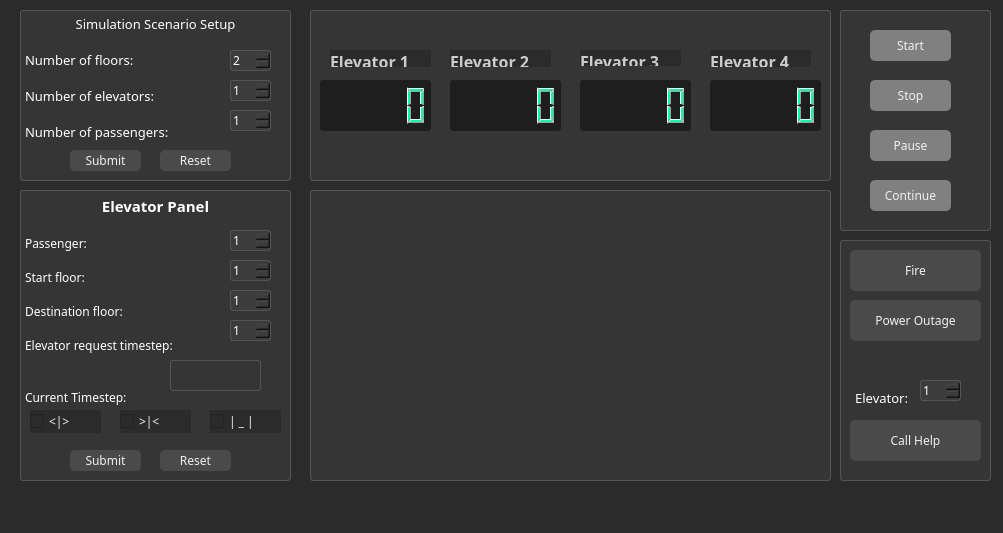
<?xml version="1.0" encoding="UTF-8"?>
<ui version="4.0">
 <class>MainWindow</class>
 <widget class="QMainWindow" name="MainWindow">
  <property name="geometry">
   <rect>
    <x>0</x>
    <y>0</y>
    <width>1003</width>
    <height>533</height>
   </rect>
  </property>
  <property name="windowTitle">
   <string>MainWindow</string>
  </property>
  <property name="styleSheet">
   <string notr="true">QWidget {
    background-color: #2b2b2b;
    color: #f0f0f0;
    font-family: Sans;
}

QPushButton {
    background-color: #4a4a4a;
    color: #f0f0f0;
    border-radius: 5px;
}

QPushButton:hover {
    background-color: #6a6a6a;
}

QPlainTextEdit, QTextBrowser {
    background-color: #353535;
    color: #ffffff;
    border: 1px solid #555555;
    border-radius: 3px;
}

QSpinBox {
    background-color: #3c3c3c;
    color: #ffffff;
    border: 1px solid #555555;
    border-radius: 3px;
}

QLCDNumber {
    background-color: #1e1e1e;
    color: #00ffaa;
    border-radius: 3px;
}

QLabel {
    color: #cccccc;
}
</string>
  </property>
  <widget class="QWidget" name="centralwidget">
   <widget class="QTextBrowser" name="SimSettings">
    <property name="geometry">
     <rect>
      <x>20</x>
      <y>10</y>
      <width>271</width>
      <height>171</height>
     </rect>
    </property>
    <property name="html">
     <string>&lt;!DOCTYPE HTML PUBLIC &quot;-//W3C//DTD HTML 4.0//EN&quot; &quot;http://www.w3.org/TR/REC-html40/strict.dtd&quot;&gt;
&lt;html&gt;&lt;head&gt;&lt;meta name=&quot;qrichtext&quot; content=&quot;1&quot; /&gt;&lt;style type=&quot;text/css&quot;&gt;
p, li { white-space: pre-wrap; }
&lt;/style&gt;&lt;/head&gt;&lt;body style=&quot; font-family:'Sans'; font-size:10pt; font-weight:400; font-style:normal;&quot;&gt;
&lt;p align=&quot;center&quot; style=&quot; margin-top:0px; margin-bottom:0px; margin-left:0px; margin-right:0px; -qt-block-indent:0; text-indent:0px;&quot;&gt;Simulation Scenario Setup&lt;/p&gt;
&lt;p style=&quot;-qt-paragraph-type:empty; margin-top:0px; margin-bottom:0px; margin-left:0px; margin-right:0px; -qt-block-indent:0; text-indent:0px; font-weight:600;&quot;&gt;&lt;br /&gt;&lt;/p&gt;
&lt;p style=&quot; margin-top:0px; margin-bottom:0px; margin-left:0px; margin-right:0px; -qt-block-indent:0; text-indent:0px;&quot;&gt;Number of floors:&lt;/p&gt;
&lt;p style=&quot;-qt-paragraph-type:empty; margin-top:0px; margin-bottom:0px; margin-left:0px; margin-right:0px; -qt-block-indent:0; text-indent:0px;&quot;&gt;&lt;br /&gt;&lt;/p&gt;
&lt;p style=&quot; margin-top:0px; margin-bottom:0px; margin-left:0px; margin-right:0px; -qt-block-indent:0; text-indent:0px;&quot;&gt;Number of elevators:&lt;/p&gt;
&lt;p style=&quot;-qt-paragraph-type:empty; margin-top:0px; margin-bottom:0px; margin-left:0px; margin-right:0px; -qt-block-indent:0; text-indent:0px;&quot;&gt;&lt;br /&gt;&lt;/p&gt;
&lt;p style=&quot; margin-top:0px; margin-bottom:0px; margin-left:0px; margin-right:0px; -qt-block-indent:0; text-indent:0px;&quot;&gt;Number of passengers:&lt;/p&gt;&lt;/body&gt;&lt;/html&gt;</string>
    </property>
   </widget>
   <widget class="QSpinBox" name="num_floors">
    <property name="geometry">
     <rect>
      <x>230</x>
      <y>50</y>
      <width>41</width>
      <height>21</height>
     </rect>
    </property>
    <property name="minimum">
     <number>2</number>
    </property>
    <property name="maximum">
     <number>7</number>
    </property>
   </widget>
   <widget class="QSpinBox" name="num_elev">
    <property name="geometry">
     <rect>
      <x>230</x>
      <y>80</y>
      <width>41</width>
      <height>21</height>
     </rect>
    </property>
    <property name="minimum">
     <number>1</number>
    </property>
    <property name="maximum">
     <number>4</number>
    </property>
   </widget>
   <widget class="QSpinBox" name="num_pass">
    <property name="geometry">
     <rect>
      <x>230</x>
      <y>110</y>
      <width>41</width>
      <height>21</height>
     </rect>
    </property>
    <property name="minimum">
     <number>1</number>
    </property>
    <property name="maximum">
     <number>10</number>
    </property>
   </widget>
   <widget class="QTextBrowser" name="PassSettings">
    <property name="geometry">
     <rect>
      <x>20</x>
      <y>190</y>
      <width>271</width>
      <height>291</height>
     </rect>
    </property>
    <property name="html">
     <string>&lt;!DOCTYPE HTML PUBLIC &quot;-//W3C//DTD HTML 4.0//EN&quot; &quot;http://www.w3.org/TR/REC-html40/strict.dtd&quot;&gt;
&lt;html&gt;&lt;head&gt;&lt;meta name=&quot;qrichtext&quot; content=&quot;1&quot; /&gt;&lt;style type=&quot;text/css&quot;&gt;
p, li { white-space: pre-wrap; }
&lt;/style&gt;&lt;/head&gt;&lt;body style=&quot; font-family:'Sans'; font-size:10pt; font-weight:400; font-style:normal;&quot;&gt;
&lt;p align=&quot;center&quot; style=&quot; margin-top:0px; margin-bottom:0px; margin-left:0px; margin-right:0px; -qt-block-indent:0; text-indent:0px;&quot;&gt;&lt;span style=&quot; font-size:11pt; font-weight:600;&quot;&gt;Elevator Panel&lt;/span&gt;&lt;/p&gt;
&lt;p align=&quot;center&quot; style=&quot;-qt-paragraph-type:empty; margin-top:0px; margin-bottom:0px; margin-left:0px; margin-right:0px; -qt-block-indent:0; text-indent:0px; font-weight:600;&quot;&gt;&lt;br /&gt;&lt;/p&gt;
&lt;p style=&quot; margin-top:0px; margin-bottom:0px; margin-left:0px; margin-right:0px; -qt-block-indent:0; text-indent:0px;&quot;&gt;&lt;span style=&quot; font-size:9pt;&quot;&gt;Passenger: &lt;/span&gt;&lt;/p&gt;
&lt;p style=&quot;-qt-paragraph-type:empty; margin-top:0px; margin-bottom:0px; margin-left:0px; margin-right:0px; -qt-block-indent:0; text-indent:0px; font-size:9pt;&quot;&gt;&lt;br /&gt;&lt;/p&gt;
&lt;p style=&quot; margin-top:0px; margin-bottom:0px; margin-left:0px; margin-right:0px; -qt-block-indent:0; text-indent:0px;&quot;&gt;&lt;span style=&quot; font-size:9pt;&quot;&gt;Start floor:&lt;/span&gt;&lt;/p&gt;
&lt;p style=&quot;-qt-paragraph-type:empty; margin-top:0px; margin-bottom:0px; margin-left:0px; margin-right:0px; -qt-block-indent:0; text-indent:0px; font-size:9pt;&quot;&gt;&lt;br /&gt;&lt;/p&gt;
&lt;p style=&quot; margin-top:0px; margin-bottom:0px; margin-left:0px; margin-right:0px; -qt-block-indent:0; text-indent:0px;&quot;&gt;&lt;span style=&quot; font-size:9pt;&quot;&gt;Destination floor:&lt;/span&gt;&lt;/p&gt;
&lt;p style=&quot;-qt-paragraph-type:empty; margin-top:0px; margin-bottom:0px; margin-left:0px; margin-right:0px; -qt-block-indent:0; text-indent:0px; font-size:9pt;&quot;&gt;&lt;br /&gt;&lt;/p&gt;
&lt;p style=&quot; margin-top:0px; margin-bottom:0px; margin-left:0px; margin-right:0px; -qt-block-indent:0; text-indent:0px;&quot;&gt;&lt;span style=&quot; font-size:9pt;&quot;&gt;Elevator request timestep:&lt;br /&gt;&lt;/span&gt;&lt;/p&gt;
&lt;p style=&quot; margin-top:0px; margin-bottom:0px; margin-left:0px; margin-right:0px; -qt-block-indent:0; text-indent:0px;&quot;&gt;&lt;span style=&quot; font-size:9pt;&quot;&gt;&lt;br /&gt;Current Timestep:&lt;/span&gt;&lt;/p&gt;&lt;/body&gt;&lt;/html&gt;</string>
    </property>
   </widget>
   <widget class="QSpinBox" name="pass_select">
    <property name="geometry">
     <rect>
      <x>230</x>
      <y>230</y>
      <width>41</width>
      <height>21</height>
     </rect>
    </property>
    <property name="minimum">
     <number>1</number>
    </property>
   </widget>
   <widget class="QPushButton" name="sim_submit">
    <property name="geometry">
     <rect>
      <x>70</x>
      <y>150</y>
      <width>71</width>
      <height>21</height>
     </rect>
    </property>
    <property name="text">
     <string>Submit</string>
    </property>
   </widget>
   <widget class="QSpinBox" name="start_floor_select">
    <property name="geometry">
     <rect>
      <x>230</x>
      <y>260</y>
      <width>41</width>
      <height>21</height>
     </rect>
    </property>
    <property name="minimum">
     <number>1</number>
    </property>
   </widget>
   <widget class="QSpinBox" name="dest_floor_select">
    <property name="geometry">
     <rect>
      <x>230</x>
      <y>290</y>
      <width>41</width>
      <height>21</height>
     </rect>
    </property>
    <property name="minimum">
     <number>1</number>
    </property>
   </widget>
   <widget class="QSpinBox" name="floor_timestep">
    <property name="geometry">
     <rect>
      <x>230</x>
      <y>320</y>
      <width>41</width>
      <height>21</height>
     </rect>
    </property>
    <property name="minimum">
     <number>1</number>
    </property>
   </widget>
   <widget class="QPushButton" name="pass_submit">
    <property name="geometry">
     <rect>
      <x>70</x>
      <y>450</y>
      <width>71</width>
      <height>21</height>
     </rect>
    </property>
    <property name="text">
     <string>Submit</string>
    </property>
   </widget>
   <widget class="QPushButton" name="start_sim_button">
    <property name="geometry">
     <rect>
      <x>870</x>
      <y>30</y>
      <width>81</width>
      <height>31</height>
     </rect>
    </property>
    <property name="autoFillBackground">
     <bool>false</bool>
    </property>
    <property name="styleSheet">
     <string notr="true">background-color:grey;</string>
    </property>
    <property name="text">
     <string>Start</string>
    </property>
   </widget>
   <widget class="QPushButton" name="stop_sim_button">
    <property name="geometry">
     <rect>
      <x>870</x>
      <y>80</y>
      <width>81</width>
      <height>31</height>
     </rect>
    </property>
    <property name="styleSheet">
     <string notr="true">background-color:grey;</string>
    </property>
    <property name="text">
     <string>Stop</string>
    </property>
   </widget>
   <widget class="QPushButton" name="pause_sim_button">
    <property name="geometry">
     <rect>
      <x>870</x>
      <y>130</y>
      <width>81</width>
      <height>31</height>
     </rect>
    </property>
    <property name="styleSheet">
     <string notr="true">background-color:grey;</string>
    </property>
    <property name="text">
     <string>Pause</string>
    </property>
   </widget>
   <widget class="QPlainTextEdit" name="log_output">
    <property name="geometry">
     <rect>
      <x>310</x>
      <y>190</y>
      <width>521</width>
      <height>291</height>
     </rect>
    </property>
   </widget>
   <widget class="QPushButton" name="fire_button">
    <property name="geometry">
     <rect>
      <x>850</x>
      <y>250</y>
      <width>131</width>
      <height>41</height>
     </rect>
    </property>
    <property name="text">
     <string>Fire</string>
    </property>
   </widget>
   <widget class="QPushButton" name="power_out_button">
    <property name="geometry">
     <rect>
      <x>850</x>
      <y>300</y>
      <width>131</width>
      <height>41</height>
     </rect>
    </property>
    <property name="text">
     <string>Power Outage</string>
    </property>
   </widget>
   <widget class="QPlainTextEdit" name="timestep_display">
    <property name="geometry">
     <rect>
      <x>170</x>
      <y>360</y>
      <width>91</width>
      <height>31</height>
     </rect>
    </property>
   </widget>
   <widget class="QPushButton" name="cont_sim_button">
    <property name="geometry">
     <rect>
      <x>870</x>
      <y>180</y>
      <width>81</width>
      <height>31</height>
     </rect>
    </property>
    <property name="styleSheet">
     <string notr="true">background-color:grey;</string>
    </property>
    <property name="text">
     <string>Continue</string>
    </property>
   </widget>
   <widget class="QPushButton" name="help_button">
    <property name="geometry">
     <rect>
      <x>850</x>
      <y>420</y>
      <width>131</width>
      <height>41</height>
     </rect>
    </property>
    <property name="text">
     <string>Call Help</string>
    </property>
   </widget>
   <widget class="QSpinBox" name="elev_select">
    <property name="geometry">
     <rect>
      <x>920</x>
      <y>380</y>
      <width>41</width>
      <height>21</height>
     </rect>
    </property>
    <property name="minimum">
     <number>1</number>
    </property>
    <property name="maximum">
     <number>4</number>
    </property>
   </widget>
   <widget class="QCheckBox" name="open_door_button">
    <property name="geometry">
     <rect>
      <x>30</x>
      <y>410</y>
      <width>71</width>
      <height>23</height>
     </rect>
    </property>
    <property name="text">
     <string>&lt;|&gt;</string>
    </property>
   </widget>
   <widget class="QCheckBox" name="close_door_button">
    <property name="geometry">
     <rect>
      <x>120</x>
      <y>410</y>
      <width>71</width>
      <height>23</height>
     </rect>
    </property>
    <property name="text">
     <string>&gt;|&lt;</string>
    </property>
   </widget>
   <widget class="QCheckBox" name="obstruct_door_button">
    <property name="geometry">
     <rect>
      <x>210</x>
      <y>410</y>
      <width>71</width>
      <height>23</height>
     </rect>
    </property>
    <property name="text">
     <string>| _ |</string>
    </property>
   </widget>
   <widget class="QPlainTextEdit" name="plainTextEdit">
    <property name="geometry">
     <rect>
      <x>310</x>
      <y>10</y>
      <width>521</width>
      <height>171</height>
     </rect>
    </property>
   </widget>
   <widget class="QLCDNumber" name="lcd_elevator1">
    <property name="geometry">
     <rect>
      <x>320</x>
      <y>80</y>
      <width>111</width>
      <height>51</height>
     </rect>
    </property>
   </widget>
   <widget class="QLCDNumber" name="lcd_elevator2">
    <property name="geometry">
     <rect>
      <x>450</x>
      <y>80</y>
      <width>111</width>
      <height>51</height>
     </rect>
    </property>
   </widget>
   <widget class="QLCDNumber" name="lcd_elevator3">
    <property name="geometry">
     <rect>
      <x>580</x>
      <y>80</y>
      <width>111</width>
      <height>51</height>
     </rect>
    </property>
   </widget>
   <widget class="QLCDNumber" name="lcd_elevator4">
    <property name="geometry">
     <rect>
      <x>710</x>
      <y>80</y>
      <width>111</width>
      <height>51</height>
     </rect>
    </property>
   </widget>
   <widget class="QLabel" name="label">
    <property name="geometry">
     <rect>
      <x>330</x>
      <y>50</y>
      <width>101</width>
      <height>17</height>
     </rect>
    </property>
    <property name="text">
     <string>&lt;html&gt;&lt;head/&gt;&lt;body&gt;&lt;p&gt;&lt;span style=&quot; font-size:12pt; font-weight:600;&quot;&gt;Elevator 1&lt;/span&gt;&lt;/p&gt;&lt;/body&gt;&lt;/html&gt;</string>
    </property>
   </widget>
   <widget class="QLabel" name="label_2">
    <property name="geometry">
     <rect>
      <x>450</x>
      <y>50</y>
      <width>101</width>
      <height>17</height>
     </rect>
    </property>
    <property name="text">
     <string>&lt;html&gt;&lt;head/&gt;&lt;body&gt;&lt;p&gt;&lt;span style=&quot; font-size:12pt; font-weight:600;&quot;&gt;Elevator 2&lt;/span&gt;&lt;/p&gt;&lt;/body&gt;&lt;/html&gt;</string>
    </property>
   </widget>
   <widget class="QLabel" name="label_3">
    <property name="geometry">
     <rect>
      <x>580</x>
      <y>50</y>
      <width>101</width>
      <height>16</height>
     </rect>
    </property>
    <property name="text">
     <string>&lt;html&gt;&lt;head/&gt;&lt;body&gt;&lt;p&gt;&lt;span style=&quot; font-size:12pt; font-weight:600;&quot;&gt;Elevator 3&lt;/span&gt;&lt;/p&gt;&lt;/body&gt;&lt;/html&gt;</string>
    </property>
   </widget>
   <widget class="QLabel" name="label_4">
    <property name="geometry">
     <rect>
      <x>710</x>
      <y>50</y>
      <width>101</width>
      <height>17</height>
     </rect>
    </property>
    <property name="text">
     <string>&lt;html&gt;&lt;head/&gt;&lt;body&gt;&lt;p&gt;&lt;span style=&quot; font-size:12pt; font-weight:600;&quot;&gt;Elevator 4&lt;/span&gt;&lt;/p&gt;&lt;/body&gt;&lt;/html&gt;</string>
    </property>
   </widget>
   <widget class="QTextBrowser" name="elevator_help_box_2">
    <property name="geometry">
     <rect>
      <x>840</x>
      <y>240</y>
      <width>151</width>
      <height>241</height>
     </rect>
    </property>
    <property name="html">
     <string>&lt;!DOCTYPE HTML PUBLIC &quot;-//W3C//DTD HTML 4.0//EN&quot; &quot;http://www.w3.org/TR/REC-html40/strict.dtd&quot;&gt;
&lt;html&gt;&lt;head&gt;&lt;meta name=&quot;qrichtext&quot; content=&quot;1&quot; /&gt;&lt;style type=&quot;text/css&quot;&gt;
p, li { white-space: pre-wrap; }
&lt;/style&gt;&lt;/head&gt;&lt;body style=&quot; font-family:'Sans'; font-size:10pt; font-weight:400; font-style:normal;&quot;&gt;
&lt;p style=&quot;-qt-paragraph-type:empty; margin-top:0px; margin-bottom:0px; margin-left:0px; margin-right:0px; -qt-block-indent:0; text-indent:0px;&quot;&gt;&lt;br /&gt;&lt;/p&gt;
&lt;p style=&quot;-qt-paragraph-type:empty; margin-top:0px; margin-bottom:0px; margin-left:0px; margin-right:0px; -qt-block-indent:0; text-indent:0px;&quot;&gt;&lt;br /&gt;&lt;/p&gt;
&lt;p style=&quot;-qt-paragraph-type:empty; margin-top:0px; margin-bottom:0px; margin-left:0px; margin-right:0px; -qt-block-indent:0; text-indent:0px;&quot;&gt;&lt;br /&gt;&lt;/p&gt;
&lt;p style=&quot;-qt-paragraph-type:empty; margin-top:0px; margin-bottom:0px; margin-left:0px; margin-right:0px; -qt-block-indent:0; text-indent:0px;&quot;&gt;&lt;br /&gt;&lt;/p&gt;
&lt;p style=&quot;-qt-paragraph-type:empty; margin-top:0px; margin-bottom:0px; margin-left:0px; margin-right:0px; -qt-block-indent:0; text-indent:0px;&quot;&gt;&lt;br /&gt;&lt;/p&gt;
&lt;p style=&quot;-qt-paragraph-type:empty; margin-top:0px; margin-bottom:0px; margin-left:0px; margin-right:0px; -qt-block-indent:0; text-indent:0px;&quot;&gt;&lt;br /&gt;&lt;/p&gt;
&lt;p style=&quot;-qt-paragraph-type:empty; margin-top:0px; margin-bottom:0px; margin-left:0px; margin-right:0px; -qt-block-indent:0; text-indent:0px;&quot;&gt;&lt;br /&gt;&lt;/p&gt;
&lt;p style=&quot; margin-top:0px; margin-bottom:0px; margin-left:0px; margin-right:0px; -qt-block-indent:0; text-indent:0px;&quot;&gt;  &lt;/p&gt;
&lt;p style=&quot; margin-top:0px; margin-bottom:0px; margin-left:0px; margin-right:0px; -qt-block-indent:0; text-indent:0px;&quot;&gt;   Elevator:&lt;/p&gt;&lt;/body&gt;&lt;/html&gt;</string>
    </property>
   </widget>
   <widget class="QTextBrowser" name="elevator_help_box_3">
    <property name="geometry">
     <rect>
      <x>840</x>
      <y>10</y>
      <width>151</width>
      <height>221</height>
     </rect>
    </property>
    <property name="html">
     <string>&lt;!DOCTYPE HTML PUBLIC &quot;-//W3C//DTD HTML 4.0//EN&quot; &quot;http://www.w3.org/TR/REC-html40/strict.dtd&quot;&gt;
&lt;html&gt;&lt;head&gt;&lt;meta name=&quot;qrichtext&quot; content=&quot;1&quot; /&gt;&lt;style type=&quot;text/css&quot;&gt;
p, li { white-space: pre-wrap; }
&lt;/style&gt;&lt;/head&gt;&lt;body style=&quot; font-family:'Sans'; font-size:10pt; font-weight:400; font-style:normal;&quot;&gt;
&lt;p style=&quot;-qt-paragraph-type:empty; margin-top:0px; margin-bottom:0px; margin-left:0px; margin-right:0px; -qt-block-indent:0; text-indent:0px;&quot;&gt;&lt;br /&gt;&lt;/p&gt;&lt;/body&gt;&lt;/html&gt;</string>
    </property>
   </widget>
   <widget class="QPushButton" name="reset_passenger_button">
    <property name="geometry">
     <rect>
      <x>160</x>
      <y>450</y>
      <width>71</width>
      <height>21</height>
     </rect>
    </property>
    <property name="text">
     <string>Reset</string>
    </property>
   </widget>
   <widget class="QPushButton" name="reset_sim_button">
    <property name="geometry">
     <rect>
      <x>160</x>
      <y>150</y>
      <width>71</width>
      <height>21</height>
     </rect>
    </property>
    <property name="text">
     <string>Reset</string>
    </property>
   </widget>
   <zorder>elevator_help_box_3</zorder>
   <zorder>elevator_help_box_2</zorder>
   <zorder>SimSettings</zorder>
   <zorder>num_floors</zorder>
   <zorder>num_elev</zorder>
   <zorder>num_pass</zorder>
   <zorder>PassSettings</zorder>
   <zorder>pass_select</zorder>
   <zorder>sim_submit</zorder>
   <zorder>start_floor_select</zorder>
   <zorder>dest_floor_select</zorder>
   <zorder>floor_timestep</zorder>
   <zorder>pass_submit</zorder>
   <zorder>start_sim_button</zorder>
   <zorder>stop_sim_button</zorder>
   <zorder>pause_sim_button</zorder>
   <zorder>log_output</zorder>
   <zorder>fire_button</zorder>
   <zorder>power_out_button</zorder>
   <zorder>timestep_display</zorder>
   <zorder>cont_sim_button</zorder>
   <zorder>help_button</zorder>
   <zorder>elev_select</zorder>
   <zorder>open_door_button</zorder>
   <zorder>close_door_button</zorder>
   <zorder>obstruct_door_button</zorder>
   <zorder>plainTextEdit</zorder>
   <zorder>lcd_elevator1</zorder>
   <zorder>lcd_elevator2</zorder>
   <zorder>lcd_elevator3</zorder>
   <zorder>lcd_elevator4</zorder>
   <zorder>label</zorder>
   <zorder>label_2</zorder>
   <zorder>label_3</zorder>
   <zorder>label_4</zorder>
   <zorder>reset_passenger_button</zorder>
   <zorder>reset_sim_button</zorder>
  </widget>
  <widget class="QMenuBar" name="menubar">
   <property name="geometry">
    <rect>
     <x>0</x>
     <y>0</y>
     <width>1003</width>
     <height>22</height>
    </rect>
   </property>
  </widget>
  <widget class="QStatusBar" name="statusbar"/>
 </widget>
 <resources/>
 <connections/>
</ui>
